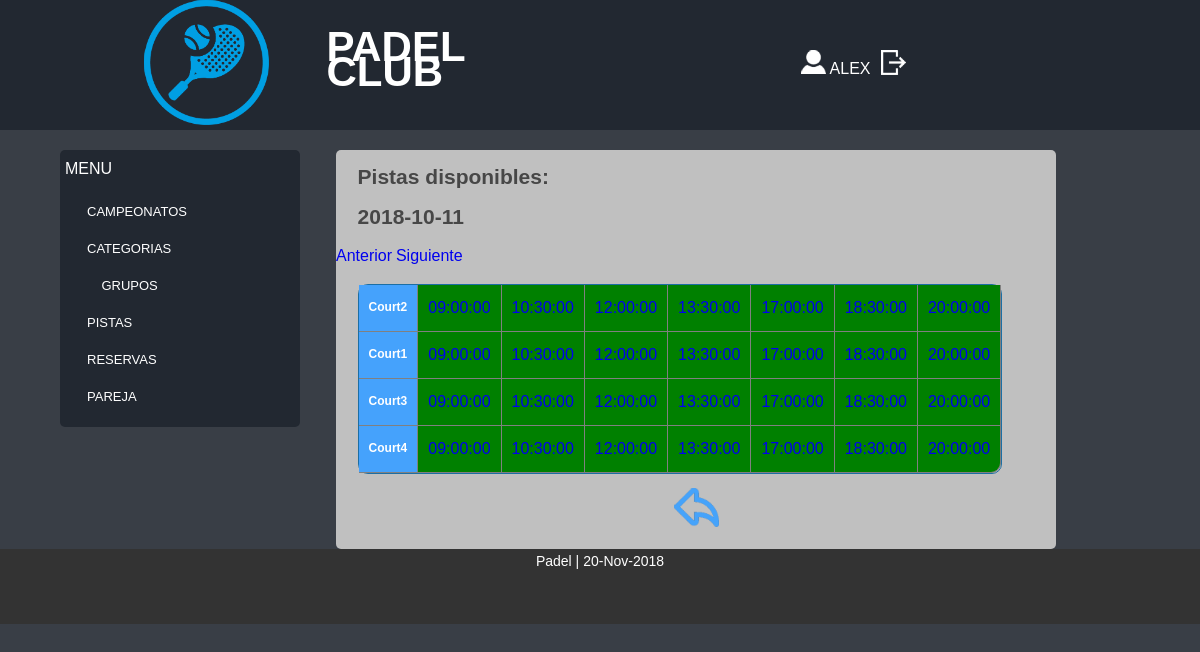
The page /Controllers/PISTAS_Controller.php?action=NEXTDAY&fecha=2018-10-10 (signed in) on the database its author committed.
### tables this page shows
CREATE TABLE `PISTA` (
  `idPista` int(10) NOT NULL,
  `restriccion` tinyint(1) DEFAULT NULL,
  `nombre` varchar(30) NOT NULL,
  `hora` time NOT NULL,
  `fecha` date NOT NULL
);

### Models/PISTAS_Model.php (called while the page is built, shortened)
<?php
class PISTAS_Model {
	var $fecha;
function __construct($idPista, $restriccion, $nombre, $hora, $fecha){
	$this->fecha = $fecha;
	include_once 'Access_DB.php';
	$this->mysqli = ConnectDB();
}
function _SHOWALL(){
	$sql = "SELECT * FROM PISTA WHERE (fecha = '$this->fecha') ORDER BY hora";
	$result = $this->mysqli->query($sql);
	if($result ->num_rows >0){
		$j = 0;
		while($tupla = mysqli_fetch_assoc($result)){
		   $tuplas[$j] = $tupla;
		   $j++;
		}
		return $tuplas;
	}
	else{
		return  false;
	}
}
function _SHOWNAMES(){
	$sql = "SELECT DISTINCT nombre FROM PISTA";
	$result = $this->mysqli->query($sql);
	if($result ->num_rows >0){
		$j = 0;
		while($tupla = mysqli_fetch_assoc($result)){
		   $tuplas[$j] = $tupla;
		   $j++;
		}
		return $tuplas;
	}
	else{
		return  false;
	}
}
}
?>

### Models/Access_DB.php (called while the page is built)
<?php
function ConnectDB()
{
    $mysqli = new mysqli("", 'root', '' , 'ABP_11');
	if ($mysqli->connect_errno) {
		include '../View/MESSAGE_View.php';
		new MESSAGE("Fallo al conectar a MySQL: (" . $mysqli->connect_errno . ") " . $mysqli->connect_error, './index.php');
		return false;
	}
	else{
		return $mysqli;
	}
}
?>

### Views/PISTA_SHOWALL_View.php (the view)
<?php
class PISTA_SHOWALL {
	function __construct($lista,$pistas,$array,$volver){
		$this->lista = $lista;
		$this->pistas = $pistas;
		$this->datos = $array;
		$this->volver = $volver;
		$this->render();
	}
	function render(){
		include 'Header.php';
?>
<div style="overflow-x:auto;">
				<h2>Pistas disponibles:</h2>
	<?php
		echo "<h2>".$this->datos[0]['fecha']."</h2>";
	echo '<a href="'.$_SERVER['PHP_SELF'].'?action=PREVDAY&fecha='.$this->datos[0]['fecha'].'">Anterior</a>&nbsp';
	 echo '<a href="'.$_SERVER['PHP_SELF'].'?action=NEXTDAY&fecha='.$this->datos[0]['fecha'].'">Siguiente</a>';
		?>
		<table class="tablas separador">
						<tr>
						<?php
						for($j=0;$j<count($this->pistas);$j++){
							echo "<tr><th>".$this->pistas[$j]['nombre']."</th>";
							for($i=0; $i<count($this->datos);$i++){
								if($this->datos[$i]['nombre'] == $this->pistas[$j]['nombre']){
									if($this->datos[$i]['restriccion']){
										echo "<td style='background-color: coral;'>";
									}else{
										echo "<td style='background-color: green;'>";
									}
									echo "<a href=".$_SERVER['PHP_SELF'].'?action=SHOWCURRENT&'.($this->lista)[0].'='.$this->datos[$i]["idPista"].'>'.$this->datos[$i]["hora"]."</a></td>";
								}
							}
							echo "</tr>";
						}
							?>
					</table>
					<?php
								 echo "<p align='center'><a href=".$this->volver."><img src='../Views/images/atras.png' title='Atrás' alt='Atrás'></a></p>";
					?>
</div>
<?php
	include 'Footer.php';
	}
}
?>

### Views/css/style.css (style rules this page uses)
* { margin:0px; padding:0px; }
html, body { width:100%; padding:0; margin:0; }
body { background: #393E46;color: #474747;font: 14px/25px Arial, Helvetica, sans-serif; }
.content a { text-decoration:none; font-size:16px; }
.content p,h2,h3,h4,form,table { margin-left:3%; margin-right:3%; margin-top:2%; margin-bottom:2%; }
.tablas { border: 1px solid #1C6EA4; border-collapse: collapse; overflow-x:auto; }
td { padding:10px; }
th { background-color: #45A2FC; padding:10px; color: #FFFFFF; font-size: 12px; }
.separador { border-radius: 10px; border-spacing: 0; border-collapse: separate; }
.separador td, table.separador th { border-bottom: 1px solid Gray; border-right: 1px solid Gray; }
.separador tr:last-child td:last-child { border-bottom-right-radius: 10px; }

### rows shown on the page
pista: fecha "2018-10-11", hora "09:00:00"
pista: hora "10:30:00"
pista: hora "12:00:00"
pista: hora "13:30:00"
pista: hora "17:00:00"
pista: hora "18:30:00"
pista: hora "20:00:00"
pista: hora "09:00:00"
pista: hora "10:30:00"
pista: hora "12:00:00"
pista: hora "13:30:00"
pista: hora "17:00:00"
pista: hora "18:30:00"
pista: hora "20:00:00"
pista: hora "09:00:00"
pista: hora "10:30:00"
pista: hora "12:00:00"
pista: hora "13:30:00"
pista: hora "17:00:00"
pista: hora "18:30:00"
pista: hora "20:00:00"
pista: hora "09:00:00"
pista: hora "10:30:00"
pista: hora "12:00:00"
pista: hora "13:30:00"
pista: hora "17:00:00"
pista: hora "18:30:00"
pista: hora "20:00:00"

### other values the page prints
$_SESSION['login'] "ALEX"
$this->pistas[$j]['nombre'] "Court2"
$this->pistas[$j]['nombre'] "Court1"
$this->pistas[$j]['nombre'] "Court3"
$this->pistas[$j]['nombre'] "Court4"
date("d-M-Y", mktime()) "20-Nov-2018"
